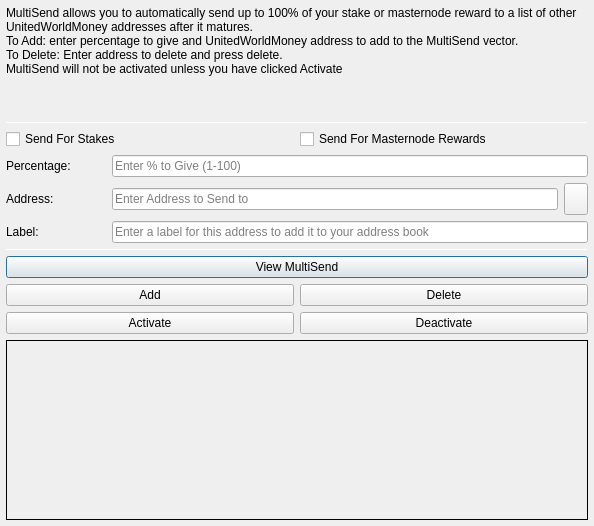
<?xml version="1.0" encoding="UTF-8"?>
<ui version="4.0">
 <class>MultiSendDialog</class>
 <widget class="QDialog" name="MultiSendDialog">
  <property name="windowModality">
   <enum>Qt::NonModal</enum>
  </property>
  <property name="geometry">
   <rect>
    <x>0</x>
    <y>0</y>
    <width>594</width>
    <height>526</height>
   </rect>
  </property>
  <property name="windowTitle">
   <string>MultiSend</string>
  </property>
  <layout class="QVBoxLayout" name="verticalLayout" stretch="0">
   <property name="margin">
    <number>6</number>
   </property>
   <item>
    <layout class="QVBoxLayout" name="verticalLayout_Main" stretch="1,1,1,0,1,1,1">
     <item>
      <widget class="QLabel" name="label_2">
       <property name="lineWidth">
        <number>1</number>
       </property>
       <property name="text">
        <string>MultiSend allows you to automatically send up to 100% of your stake or masternode reward to a list of other UnitedWorldMoney addresses after it matures.
To Add: enter percentage to give and UnitedWorldMoney address to add to the MultiSend vector.
To Delete: Enter address to delete and press delete.
MultiSend will not be activated unless you have clicked Activate</string>
       </property>
       <property name="alignment">
        <set>Qt::AlignLeading|Qt::AlignLeft|Qt::AlignTop</set>
       </property>
       <property name="wordWrap">
        <bool>true</bool>
       </property>
      </widget>
     </item>
     <item>
      <widget class="Line" name="line">
       <property name="minimumSize">
        <size>
         <width>0</width>
         <height>1</height>
        </size>
       </property>
       <property name="maximumSize">
        <size>
         <width>16777215</width>
         <height>1</height>
        </size>
       </property>
       <property name="orientation">
        <enum>Qt::Horizontal</enum>
       </property>
      </widget>
     </item>
     <item>
      <layout class="QVBoxLayout" name="verticalLayout_Settings">
       <item>
        <layout class="QHBoxLayout" name="horizontalLayout">
         <item>
          <widget class="QCheckBox" name="multiSendStakeCheckBox">
           <property name="text">
            <string>Send For Stakes</string>
           </property>
          </widget>
         </item>
         <item>
          <widget class="QCheckBox" name="multiSendMasternodeCheckBox">
           <property name="text">
            <string>Send For Masternode Rewards</string>
           </property>
          </widget>
         </item>
        </layout>
       </item>
       <item>
        <layout class="QHBoxLayout" name="horizontalLayout_6">
         <item>
          <widget class="QLabel" name="label">
           <property name="minimumSize">
            <size>
             <width>100</width>
             <height>0</height>
            </size>
           </property>
           <property name="toolTip">
            <string>Percentage of stake to send</string>
           </property>
           <property name="text">
            <string>Percentage:</string>
           </property>
          </widget>
         </item>
         <item>
          <widget class="QLineEdit" name="multiSendPercentEdit">
           <property name="toolTip">
            <string>Enter whole numbers 1 - 100</string>
           </property>
           <property name="placeholderText">
            <string>Enter % to Give (1-100)</string>
           </property>
          </widget>
         </item>
        </layout>
       </item>
       <item>
        <layout class="QHBoxLayout" name="horizontalLayout_7">
         <item>
          <widget class="QLabel" name="label_5">
           <property name="minimumSize">
            <size>
             <width>100</width>
             <height>0</height>
            </size>
           </property>
           <property name="toolTip">
            <string>Address to send portion of stake to</string>
           </property>
           <property name="text">
            <string>Address:</string>
           </property>
          </widget>
         </item>
         <item>
          <widget class="QLineEdit" name="multiSendAddressEdit">
           <property name="toolTip">
            <string/>
           </property>
           <property name="placeholderText">
            <string>Enter Address to Send to</string>
           </property>
          </widget>
         </item>
         <item>
          <widget class="QToolButton" name="addressBookButton">
           <property name="maximumSize">
            <size>
             <width>16777215</width>
             <height>32</height>
            </size>
           </property>
           <property name="toolTip">
            <string>Choose an address from the address book</string>
           </property>
           <property name="text">
            <string/>
           </property>
           <property name="icon">
            <iconset resource="../unitedworldmoney.qrc">
             <normaloff>:/icons/address-book</normaloff>:/icons/address-book</iconset>
           </property>
           <property name="shortcut">
            <string>Alt+A</string>
           </property>
          </widget>
         </item>
        </layout>
       </item>
      </layout>
     </item>
     <item>
      <layout class="QHBoxLayout" name="horizontalLayout_3">
       <item>
        <widget class="QLabel" name="label_3">
         <property name="minimumSize">
          <size>
           <width>100</width>
           <height>0</height>
          </size>
         </property>
         <property name="text">
          <string>Label:</string>
         </property>
        </widget>
       </item>
       <item>
        <widget class="QLineEdit" name="labelAddressLabelEdit">
         <property name="placeholderText">
          <string>Enter a label for this address to add it to your address book</string>
         </property>
        </widget>
       </item>
      </layout>
     </item>
     <item>
      <widget class="Line" name="line_2">
       <property name="minimumSize">
        <size>
         <width>0</width>
         <height>1</height>
        </size>
       </property>
       <property name="maximumSize">
        <size>
         <width>16777215</width>
         <height>1</height>
        </size>
       </property>
       <property name="orientation">
        <enum>Qt::Horizontal</enum>
       </property>
      </widget>
     </item>
     <item>
      <layout class="QVBoxLayout" name="verticalLayout_Buttons">
       <item>
        <layout class="QHBoxLayout" name="horizontalLayout_4">
         <item>
          <widget class="QPushButton" name="viewButton">
           <property name="toolTip">
            <string/>
           </property>
           <property name="statusTip">
            <string>View MultiSend Vector</string>
           </property>
           <property name="text">
            <string>View MultiSend</string>
           </property>
          </widget>
         </item>
        </layout>
       </item>
       <item>
        <layout class="QHBoxLayout" name="horizontalLayout_2">
         <item>
          <widget class="QPushButton" name="addButton">
           <property name="toolTip">
            <string/>
           </property>
           <property name="statusTip">
            <string>Add to MultiSend Vector</string>
           </property>
           <property name="text">
            <string>Add</string>
           </property>
          </widget>
         </item>
         <item>
          <widget class="QPushButton" name="deleteButton">
           <property name="toolTip">
            <string/>
           </property>
           <property name="statusTip">
            <string>Delete Address From MultiSend Vector</string>
           </property>
           <property name="text">
            <string>Delete</string>
           </property>
          </widget>
         </item>
        </layout>
       </item>
       <item>
        <layout class="QHBoxLayout" name="horizontalLayout_5">
         <item>
          <widget class="QPushButton" name="activateButton">
           <property name="statusTip">
            <string>Activate MultiSend</string>
           </property>
           <property name="text">
            <string>Activate</string>
           </property>
          </widget>
         </item>
         <item>
          <widget class="QPushButton" name="disableButton">
           <property name="statusTip">
            <string>Deactivate MultiSend</string>
           </property>
           <property name="text">
            <string>Deactivate</string>
           </property>
          </widget>
         </item>
        </layout>
       </item>
      </layout>
     </item>
     <item>
      <widget class="QLabel" name="message">
       <property name="minimumSize">
        <size>
         <width>0</width>
         <height>180</height>
        </size>
       </property>
       <property name="frameShape">
        <enum>QFrame::Panel</enum>
       </property>
       <property name="frameShadow">
        <enum>QFrame::Plain</enum>
       </property>
       <property name="lineWidth">
        <number>1</number>
       </property>
       <property name="midLineWidth">
        <number>1</number>
       </property>
       <property name="text">
        <string/>
       </property>
       <property name="alignment">
        <set>Qt::AlignLeading|Qt::AlignLeft|Qt::AlignTop</set>
       </property>
       <property name="wordWrap">
        <bool>true</bool>
       </property>
      </widget>
     </item>
    </layout>
   </item>
  </layout>
 </widget>
 <resources>
  <include location="../unitedworldmoney.qrc"/>
 </resources>
 <connections/>
</ui>
